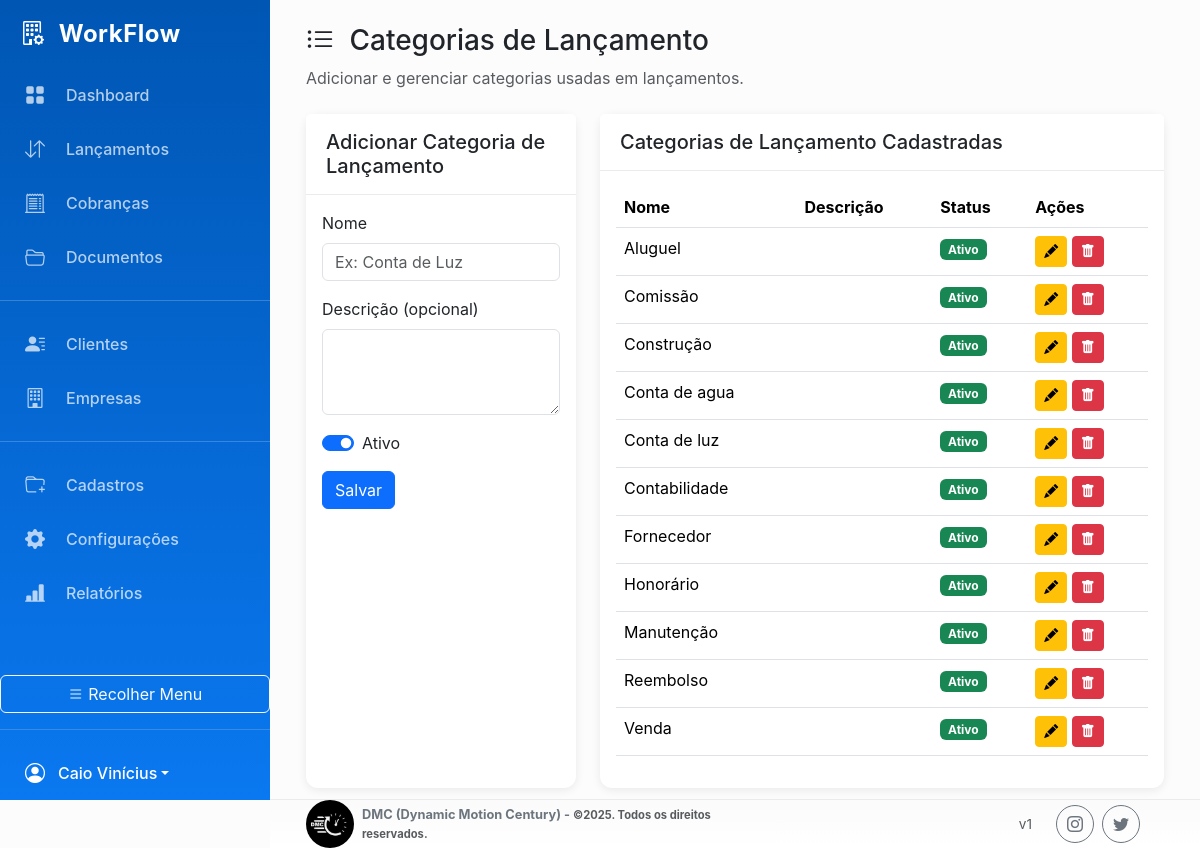
Screenshot of /index.php?page=gerenciar_categorias (signed in) with the database file from the repository.
### tables this page shows
CREATE TABLE categorias_lancamento (
  id int(10) UNSIGNED NOT NULL,
  nome varchar(150) NOT NULL,
  descricao text DEFAULT NULL,
  ativo tinyint(1) NOT NULL DEFAULT 1,
  created_at timestamp NOT NULL DEFAULT current_timestamp()
);

### pages/gerenciar_categorias.php (the view, shortened to what this page needs)
<?php
$stmt = $pdo->query("SELECT * FROM categorias_lancamento ORDER BY nome ASC");
$categorias = $stmt->fetchAll();
?>
<div class="container-fluid">
    <div class="row">
        <div class="col-md-4">
            <div class="card">
                <div class="card-header">
                    <h5 class="card-title mb-0">Adicionar Categoria de Lançamento</h5>
                </div>
                <div class="card-body">
                    <form action="process/crud_handler.php" method="POST">
                        <div class="mb-3">
                            <label for="nome" class="form-label">Nome</label>
                            <input type="text" class="form-control" id="nome" name="nome" placeholder="Ex: Conta de Luz" required>
                        </div>
                        <div class="mb-3">
                            <label for="descricao" class="form-label">Descrição (opcional)</label>
                            <textarea class="form-control" id="descricao" name="descricao" rows="3"></textarea>
                        </div>
                        <div class="form-check form-switch mb-3">
                            <input class="form-check-input" type="checkbox" role="switch" id="ativo" name="ativo" value="1" checked>
                            <label class="form-check-label" for="ativo">Ativo</label>
                        </div>
                        <button type="submit" class="btn btn-primary">Salvar</button>
                    </form>
                </div>
            </div>
        </div>
        <div class="col-md-8">
            <div class="card">
                <div class="card-header">
                    <h5 class="card-title mb-0">Categorias de Lançamento Cadastradas</h5>
                </div>
                <div class="card-body">
                    <div class="table-responsive">
                        <table class="table table-hover">
                            <thead>
                                <tr>
                                    <th>Nome</th>
                                    <th>Descrição</th>
                                    <th>Status</th>
                                    <th>Ações</th>
                                </tr>
                            </thead>
                            <tbody>
                                <?php if (empty($categorias)): ?>
                                    <tr>
                                        <td colspan="4" class="text-center">Nenhuma categoria cadastrada.</td>
                                    </tr>
                                <?php else: ?>
                                    <?php foreach ($categorias as $cat): ?>
                                        <tr>
                                            <td><?php echo htmlspecialchars($cat['nome']); ?></td>
                                            <td><?php echo htmlspecialchars($cat['descricao']); ?></td>
                                            <td>
                                                <?php if ($cat['ativo']): ?>
                                                    <span class="badge bg-success">Ativo</span>
                                                <?php else: ?>
                                                    <span class="badge bg-danger">Inativo</span>
                                                <?php endif; ?>
                                            </td>
                                            <td>
                                                <button class="btn btn-sm btn-warning" data-bs-toggle="modal" data-bs-target="#modalEditarCategoria"
                                                        data-id="<?php echo $cat['id']; ?>"
                                                        data-nome="<?php echo htmlspecialchars($cat['nome']); ?>"
                                                        data-descricao="<?php echo htmlspecialchars($cat['descricao']); ?>"
                                                        data-ativo="<?php echo $cat['ativo']; ?>">
                                                    <i class="bi bi-pencil-fill"></i>
                                                </button>
                                                <a href="process/crud_handler.php?action=excluir_categoria_lancamento&id=<?php echo $cat['id']; ?>" class="btn btn-sm btn-danger" onclick="return confirm('Tem certeza que deseja excluir esta categoria?');">
                                                    <i class="bi bi-trash-fill"></i>
                                                </a>
                                            </td>
                                        </tr>
                                    <?php endforeach; ?>
                                <?php endif; ?>
                            </tbody>
                        </table>
                    </div>
                </div>
            </div>
        </div>
    </div>
</div>

### rows the page displays
categorias_lancamento: nome "Aluguel", ativo "Ativo"
categorias_lancamento: nome "Comissão", ativo "Ativo"
categorias_lancamento: nome "Construção", ativo "Ativo"
categorias_lancamento: nome "Conta de agua", ativo "Ativo"
categorias_lancamento: nome "Conta de luz", ativo "Ativo"
categorias_lancamento: nome "Contabilidade", ativo "Ativo"
categorias_lancamento: nome "Fornecedor", ativo "Ativo"
categorias_lancamento: nome "Honorário", ativo "Ativo"
categorias_lancamento: nome "Manutenção", ativo "Ativo"
categorias_lancamento: nome "Reembolso", ativo "Ativo"
categorias_lancamento: nome "Venda", ativo "Ativo"

### other values shown
$_SESSION['user_nome'] "Caio Vinícius"
$title "Categorias de Lançamento"
$subtitle "Adicionar e gerenciar categorias usadas em lançamentos."
